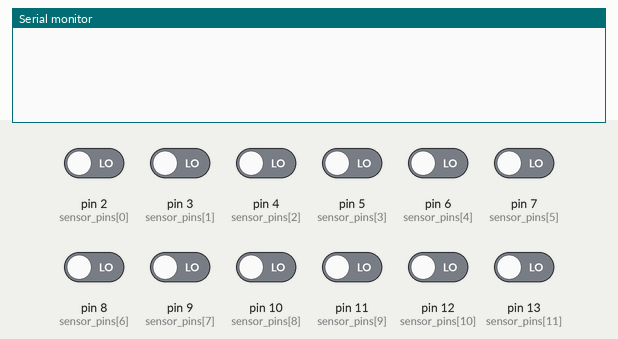
Recording of a sketch running on a simulated Arduino Uno, built with avr-gcc and run on an emulated ATmega328P. Parts: the last lines printed to the serial monitor. The inputs (shaded band) are chosen by the test bench; at power-on: pin 2 (sensor_pins[0]), pin 3 (sensor_pins[1]), pin 4 (sensor_pins[2]), pin 5 (sensor_pins[3]), pin 6 (sensor_pins[4]), pin 7 (sensor_pins[5]), pin 8 (sensor_pins[6]), pin 9 (sensor_pins[7]), pin 10 (sensor_pins[8]), pin 11 (sensor_pins[9]), pin 12 (sensor_pins[10]), pin 13 (sensor_pins[11]) LOW.

Above: at 1.2 s.
1.3 s: pin 2 (sensor_pins[0]) driven HIGH
At 2.4 s:
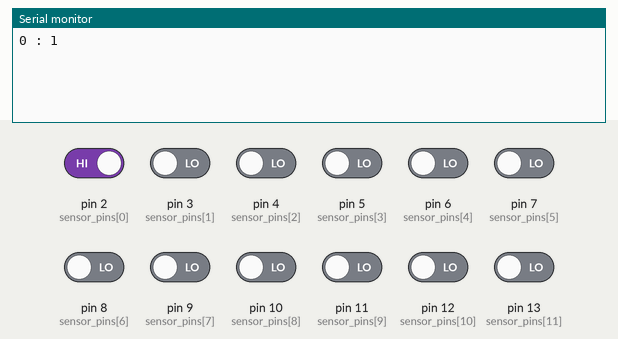
3.3 s: pin 4 (sensor_pins[2]) driven HIGH
At 4.2 s:
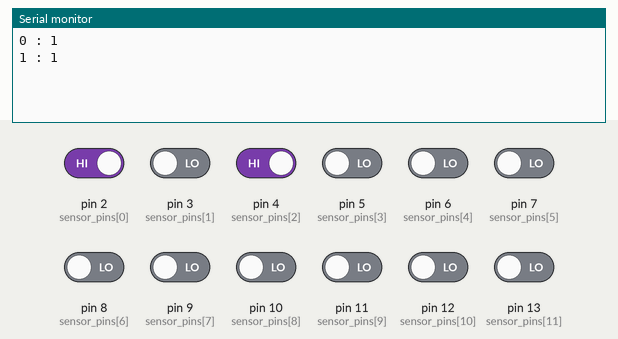
4.8 s: pin 6 (sensor_pins[4]) driven HIGH
At 5.4 s:
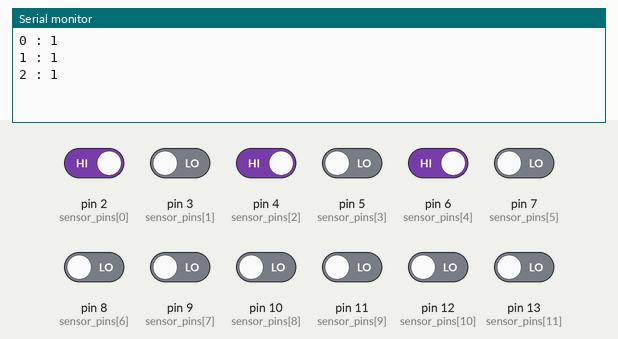
6.3 s: pin 8 (sensor_pins[6]) driven HIGH
At 7.2 s:
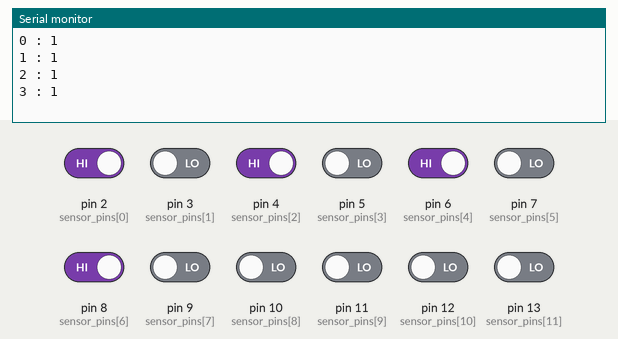
7.8 s: pin 10 (sensor_pins[8]) driven HIGH
At 8.9 s:
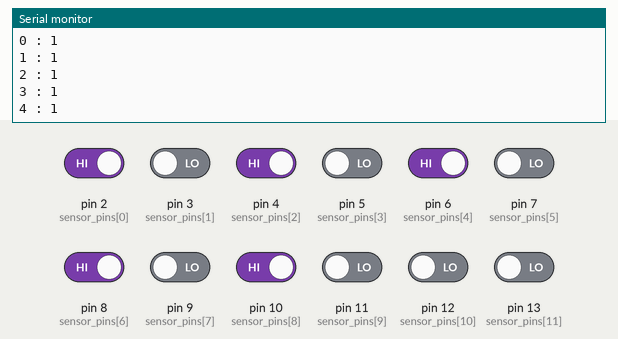
9.3 s: pin 12 (sensor_pins[10]) driven HIGH
At 10.7 s:
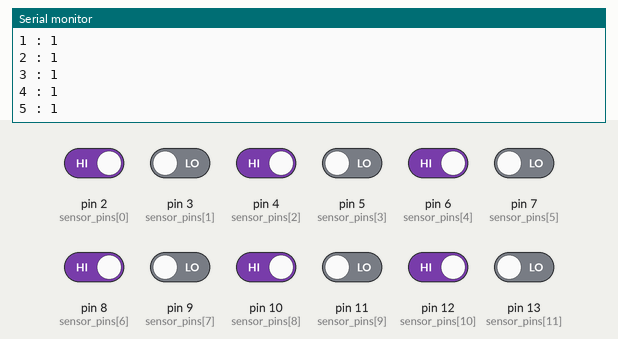
Timing chart, 0 to 11.8 s (numbered marks = the images above; inputs shaded):
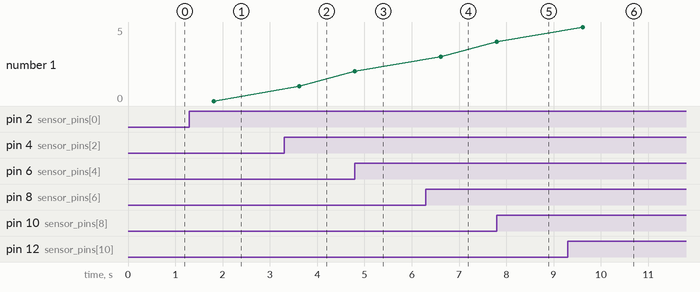

The sketch:

irsensors.ino
```cpp
/*
 * an arduino sketch to interface with the ir led/sensor circuit
 * of a ball mouse and report what it finds.
 */

/*
 * Each consecutive pair in the array 'sensor' is the pin mumber
 * for the two pins needed to read the data from each dual ir
 * sensor. A mouse sensor for a single axis has two ir photo transistors so that
 * direction can be sensed along with position along the axis. The digital
 * wave forms from each of the two sensors are 45 degrees out of
 * phase with each other so that one changes from 0 to 1 a little
 * ahead of the other. Direction is determined by calculating which
 * of the two sensors is on the leading edge when changing from 0 to 1
 * or from 1 to 0.
 */

#define NUM_PINS 12
#define NUM_SENSORS 6

int pin = 0; // index of the pin currently being tested.
int sensor = 0; // inoex of the sensor currently being tested.
byte sensor_pins[NUM_PINS] = { 2, 3, 4, 5, 6, 7, 8, 9, 10, 11, 12, 13 };
byte pin_stat[NUM_PINS];
int sensor_pos[NUM_SENSORS];
int old_sensor_pos[NUM_SENSORS];
int loop_counter = 0;

void setup() {
  Serial.begin(115200);
  for ( pin = 0; pin < NUM_PINS ; pin++ ) {
    pinMode ( sensor_pins[pin], INPUT );
    // Get the initial state of each pin.
    pin_stat[pin] = digitalRead(sensor_pins[pin] );
  }
  for ( sensor = 0; sensor < NUM_SENSORS ; sensor++ ) {
    // Initialise the position associated with each sensor to zero.
    sensor_pos[sensor] = 0;
    old_sensor_pos[sensor] = 0;
  }
}

/*
 * Get a reading from the sensors and report it back to the
 * host via the serial line.
 */
void loop() {
  // Step through each sensor pin
  for ( int pin = 0; pin < NUM_PINS; pin = pin + 2 ) {
    // Determine the index of the current sensor
    int sensor = pin / 2;

    // Get the state of each pin in the curent sensor
    int stat_pin0 = digitalRead(sensor_pins[pin] );    // read the input pin
    int stat_pin1 = digitalRead(sensor_pins[pin + 1] );

    /* Test further if there is a change in the state of either pin in the sensor
    / and increment or decrement each sensor_pos accordingly. */

    if ( stat_pin0 == pin_stat[pin] && stat_pin1 != pin_stat[pin + 1] )
    {
      if ( stat_pin1 != stat_pin0 ) {
        sensor_pos[sensor]--;
      }
      else {
        sensor_pos[sensor]++;
      }
      pin_stat[pin + 1] = stat_pin1;
    }
    else if ( ( stat_pin0 != pin_stat[pin] && stat_pin1 == pin_stat[pin + 1] ) )
    {
      if ( stat_pin1 != stat_pin0 ) {
        sensor_pos[sensor]++;
      }
      else {
        sensor_pos[sensor]--;
      }
      pin_stat[pin] = stat_pin0;
    }

    /* If there is a change in the sensor_pos, send it via the serial port */
    /* Only send the data at intervals though to cut down on timing overheads that lead to */
    /* errors both in reading the sensor and in correct transmitting the data over serial */
    if ( sensor_pos[sensor] != old_sensor_pos[sensor] && loop_counter > 10000 ) {
      Serial.print(sensor, DEC);
      Serial.print(" : ");
      Serial.println(sensor_pos[sensor] - old_sensor_pos[sensor], DEC);
      // Store the initial sensor_pos to compare later for changes
      old_sensor_pos[sensor] = sensor_pos[sensor];
      loop_counter = 0;
    }
    loop_counter++;
  }
}
```

Measured:
- after the input at 1.3 s, the serial monitor: prints a new line after 0.51 s (image 1)
- after the input at 3.3 s, the serial monitor: prints a new line after 0.33 s (image 2)
- after the input at 4.8 s, the serial monitor: prints a new line at once (image 3)
- after the input at 6.3 s, the serial monitor: prints a new line after 0.31 s (image 4)
- after the input at 7.8 s, the serial monitor: prints a new line at once (image 5)
- after the input at 9.3 s, the serial monitor: prints a new line after 0.31 s (image 6)
- plotted number 1: 1 → 2 after the input at 4.8 s, 2 → 3 after the input at 6.3 s, 3 → 4 after the input at 7.8 s, 4 → 5 after the input at 9.3 s
